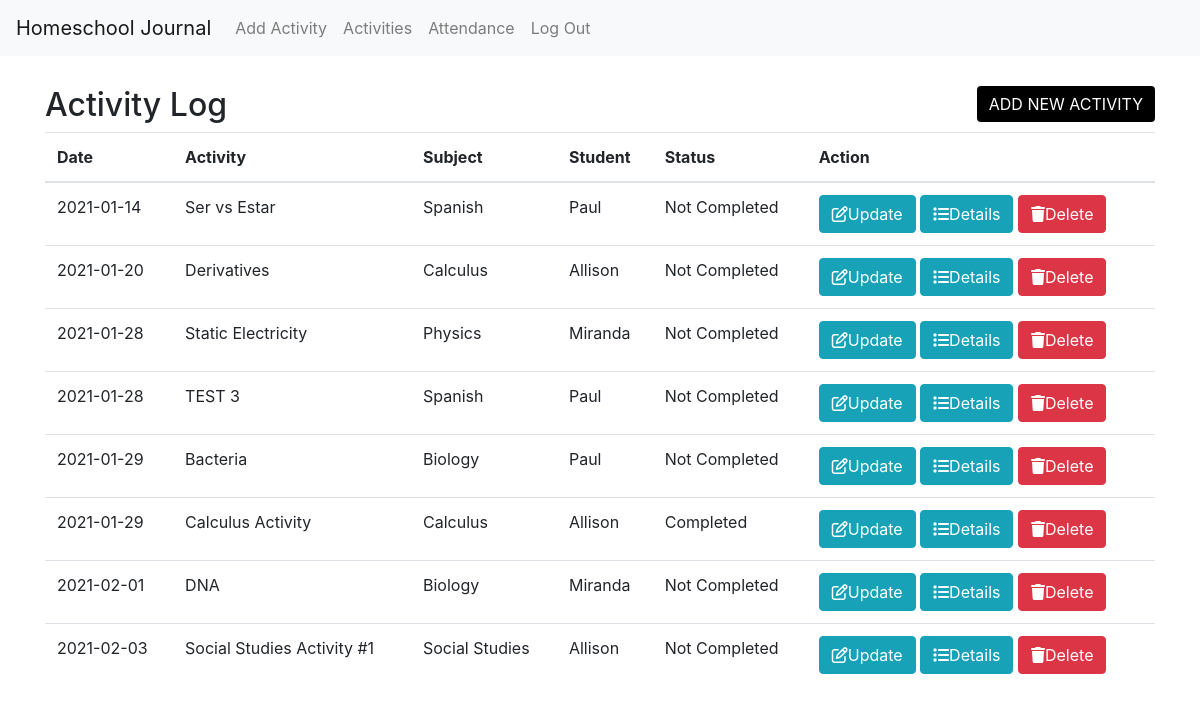
/log (signed in), run on an earlier commit of the app's database.
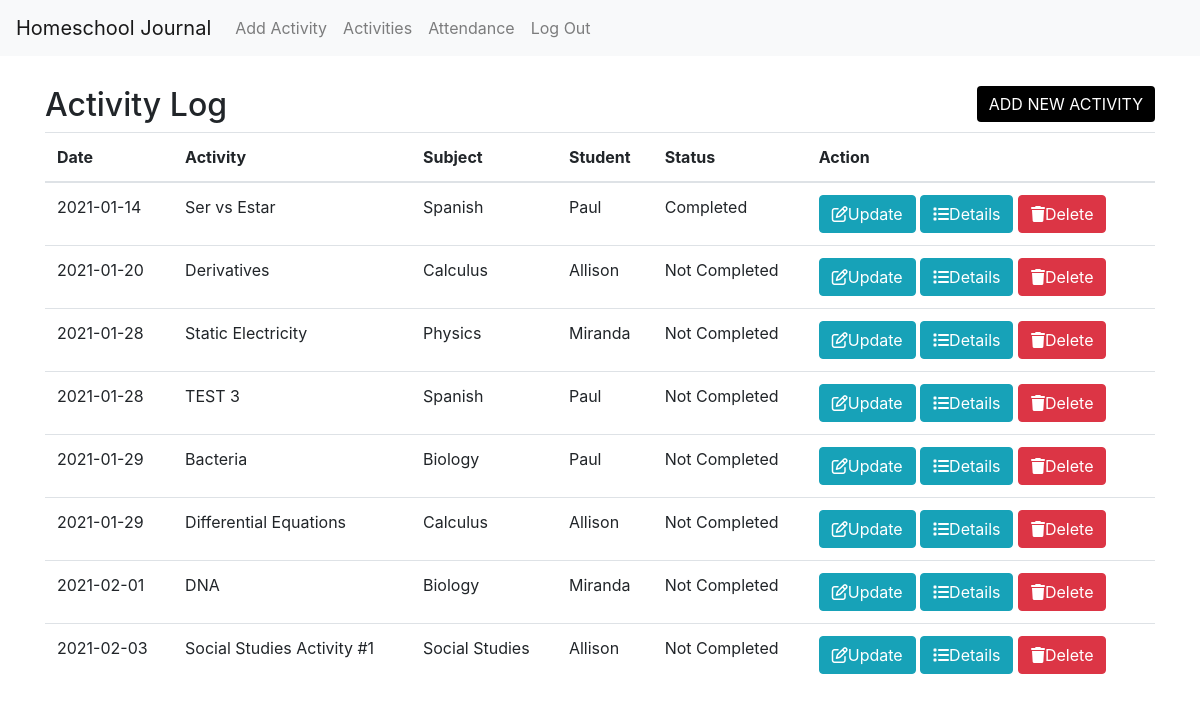
And on a later commit of the database.
### app/models.py (models this page shows, shortened)
class Activity(db.Model):
    id = db.Column(db.Integer, primary_key=True)
    title = db.Column(db.String(150), index=True, nullable=False)
    user_id = db.Column(db.Integer, db.ForeignKey('user.id'), index=True)
    subject_id = db.Column(db.Integer, db.ForeignKey('subject.id'), index=True, nullable=False)
    student_id = db.Column(db.Integer, db.ForeignKey('student.id'), index=True, nullable=False)
    description = db.Column(db.Text, index=True)
    resources = db.Column(db.Text, index=True)
    activity_date = db.Column(db.String(64), index=True, nullable=False)
    notes = db.Column(db.Text, index=True)
    status = db.Column(db.String(64), index=True, nullable=False)

class Subject(db.Model):
    id = db.Column(db.Integer, primary_key=True)
    user_id = db.Column(db.Integer, db.ForeignKey('user.id'), index=True)
    subject_name = db.Column(db.String(64), index=True)
    activities = db.relationship('Activity', backref='subject', lazy='dynamic')
    def __str__(self):
        return self.subject_name

class Student(db.Model):
    id = db.Column(db.Integer, primary_key=True)
    student_name = db.Column(db.String(64), index=True)
    user_id = db.Column(db.Integer, db.ForeignKey('user.id'))
    attendance = db.relationship('Attendance', backref='student', lazy='dynamic')
    activities = db.relationship('Activity', backref='student', lazy='dynamic')
    def __str__(self):
        return self.student_name

### app/routes.py (the view)
@app.route('/log', methods = ('GET', 'POST'))
@login_required
def log():
    activities = current_user.activities.order_by(Activity.activity_date).all()
    return render_template('log.html', activities=activities)

### app/models.py (called while the page is built)
@login.user_loader
def load_user(id):
    return User.query.get(int(id))

### app/templates/log.html (shortened to what this page needs)
{% extends 'base.html' %}
{% block content %}
    <div class="activity-log-header">
        <h2>Activity Log <button id="modal-add-btn" type="button" class="btn btn-success float-right" data-toggle="modal" data-target="#modal-add">Add New Activity</button></h2>
    </div>
    <table class="table table-hover">
        <thead>
            <tr>
                <th>Date</th>
                <th>Activity</th>
                <th>Subject</th>
                <th>Student</th>
                <th>Status</th>
                <th>Action</th>
            </tr>
        </thead>
        <tbody>
            {% for activity in activities %}
            <tr>
                <td>{{ activity.activity_date }}</td>
                <td>{{ activity.title }}</td>
                <td>{{ activity.subject }}</td>
                <td>{{ activity.student }}</td>
                <td>{{ activity.status }}</td>
                <td>
                    <a href="{{ url_for('update', title=activity.title) }}" class="btn btn-info btn-xs"><i class="far fa-edit"></i>Update</a>
                    <a href="{{ url_for('details', title=activity.title) }}" class="btn btn-info btn-xs"><i class="fas fa-list"></i></i>Details</a>
                    <a href="/delete/{{ activity.id }}" class="btn btn-danger btn-xs" onclick="return confirm('Are you sure you want to delete?')"><i class="fas fa-trash"></i>Delete</a>
                </td>
            </tr>
            {% endfor %}
        </tbody>
    </table>
{% endblock %}

### app/templates/base.html (shortened to what this page needs)
<!DOCTYPE html>
<html lang="en">
    <head>
        <link rel="stylesheet" href="https://stackpath.bootstrapcdn.com/bootstrap/4.3.1/css/bootstrap.min.css">
        <link rel="stylesheet" href="{{ url_for('static', filename='style.css') }}">
    </head>
    <body>
      <nav class="navbar navbar-expand-lg navbar-light bg-light">
        <a class="navbar-brand" href="{{ url_for('index') }}">Homeschool Journal</a>
        <div class="collapse navbar-collapse" id="navbarNav">
          <ul class="navbar-nav">
            <li class="nav-item">
              <a class="nav-link" href="{{ url_for('add') }}">Add Activity</a>
            </li>
            <li class="nav-item">
              <a class="nav-link" href="{{ url_for('log') }}">Activities</a>
            </li>
            <li class="nav-item">
              <a class="nav-link" href="{{ url_for ('attend') }}">Attendance</a>
            </li>
            <li class="nav-item">
              {% if current_user.is_anonymous %}
              <a class="nav-link" href="{{ url_for ('login') }}">Log In</a>
              {% else %}
              <a class="nav-link" href="{{ url_for ('logout') }}">Log Out</a>
              {% endif %}
            </li>
          </ul>
        </div>
      </nav>
      <div class ="container">
          {% block content %} {% endblock %}
      </div>
    </body>
</html>

### app/static/style.css (style rules this page uses)
body { background-color: #fff; }
#submit, #modal-add-btn { background-color: #000; text-transform: uppercase; border: none; }
.activity-log-header { padding-top: 30px; }

What changed in the data, as far as the page shows it:
changed Activity "Ser vs Estar": status "Not Completed" → "Completed"
changed Activity: title "Calculus Activity" → "Differential Equations"; status "Completed" → "Not Completed"
